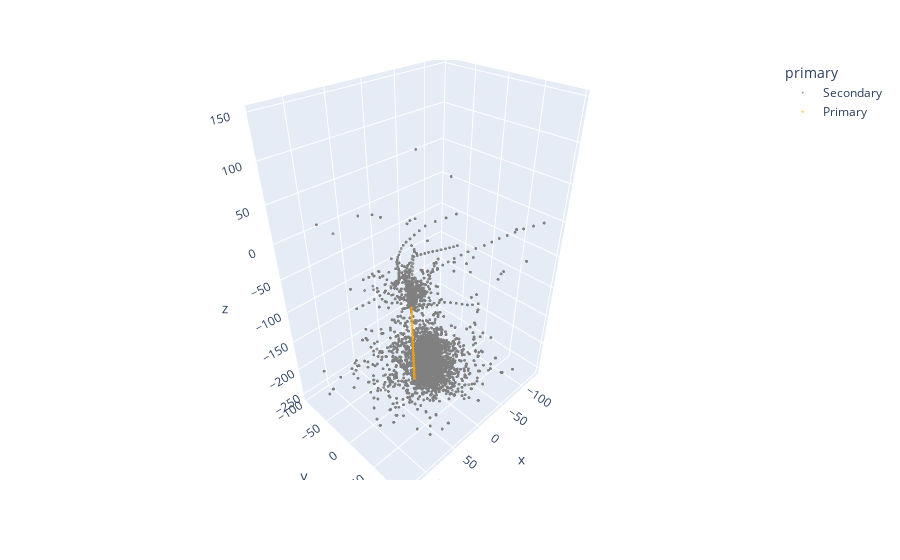

Notebook code for this chart:
### Code cell
import plotly.express as px

fig = px.scatter_3d(
    long_df,
    x="x",
    y="y",
    z="z",
    color="primary",
    color_discrete_map={
        "Primary": "orange",
        "Secondary": "gray"
    },
    opacity=0.8,
    hover_name="name"

)

fig.update_traces(marker=dict(size=1))
fig.show()

### Figure 1 — Plotly figure (JSON) as saved in the notebook; plotly's stock layout.template omitted (floating-point values rounded to 4 significant figures; data arrays with more than 128 entries replaced by an {"elided": "..."} marker saying what was removed)
{"data": [{"hovertemplate": "<b>%{hovertext}</b><br><br>primary=Secondary<br>x=%{x}<br>y=%{y}<br>z=%{z}<extra></extra>", "hovertext": {"elided": "40883 str values"}, "legendgroup": "Secondary", "marker": {"color": "gray", "opacity": 0.8, "size": 1, "symbol": "circle"}, "mode": "markers", "name": "Secondary", "scene": "scene", "showlegend": true, "type": "scatter3d", "x": {"elided": "40883 float values"}, "y": {"elided": "40883 float values"}, "z": {"elided": "40883 float values"}}, {"hovertemplate": "<b>%{hovertext}</b><br><br>primary=Primary<br>x=%{x}<br>y=%{y}<br>z=%{z}<extra></extra>", "hovertext": ["pi-", "pi-", "pi-", "pi-", "pi-", "pi-", "pi-", "pi-", "pi-", "pi-", "pi-", "pi-", "pi-", "pi-", "pi-", "pi-", "pi-", "pi-", "pi-", "pi-", "pi-", "pi-", "pi-", "pi-", "pi-", "pi-", "pi-", "pi-"], "legendgroup": "Primary", "marker": {"color": "orange", "opacity": 0.8, "size": 1, "symbol": "circle"}, "mode": "markers", "name": "Primary", "scene": "scene", "showlegend": true, "type": "scatter3d", "x": [9.47, 9.511, 9.532, 9.574, 9.615, 9.615, 9.636, 9.678, 9.698, 9.74, 9.782, 9.823, 9.865, 9.886, 9.927, 9.948, 9.969, 9.99, 10.03, 10.05, 10.09, 10.11, 10.14, 10.14, 10.18, 10.22, 10.26, 10.3], "y": [-13.24, -13.33, -13.42, -13.54, -13.63, -13.61, -13.72, -13.81, -13.92, -14.04, -14.15, -14.27, -14.38, -14.5, -14.59, -14.7, -14.81, -14.91, -15.0, -15.09, -15.2, -15.29, -15.38, -15.48, -15.59, -15.68, -15.79, -15.89], "z": [-250.0, -244.9, -239.9, -234.8, -229.8, -229.8, -224.7, -219.7, -214.6, -209.6, -204.5, -199.5, -194.4, -189.4, -184.3, -179.3, -174.2, -169.2, -164.1, -159.1, -154.0, -149.0, -143.9, -138.9, -133.8, -128.8, -123.7, -118.7]}], "layout": {"legend": {"title": {"text": "primary"}, "tracegroupgap": 0}, "margin": {"t": 60}, "scene": {"domain": {"x": [0, 1], "y": [0, 1]}, "xaxis": {"title": {"text": "x"}}, "yaxis": {"title": {"text": "y"}}, "zaxis": {"title": {"text": "z"}}}}}
